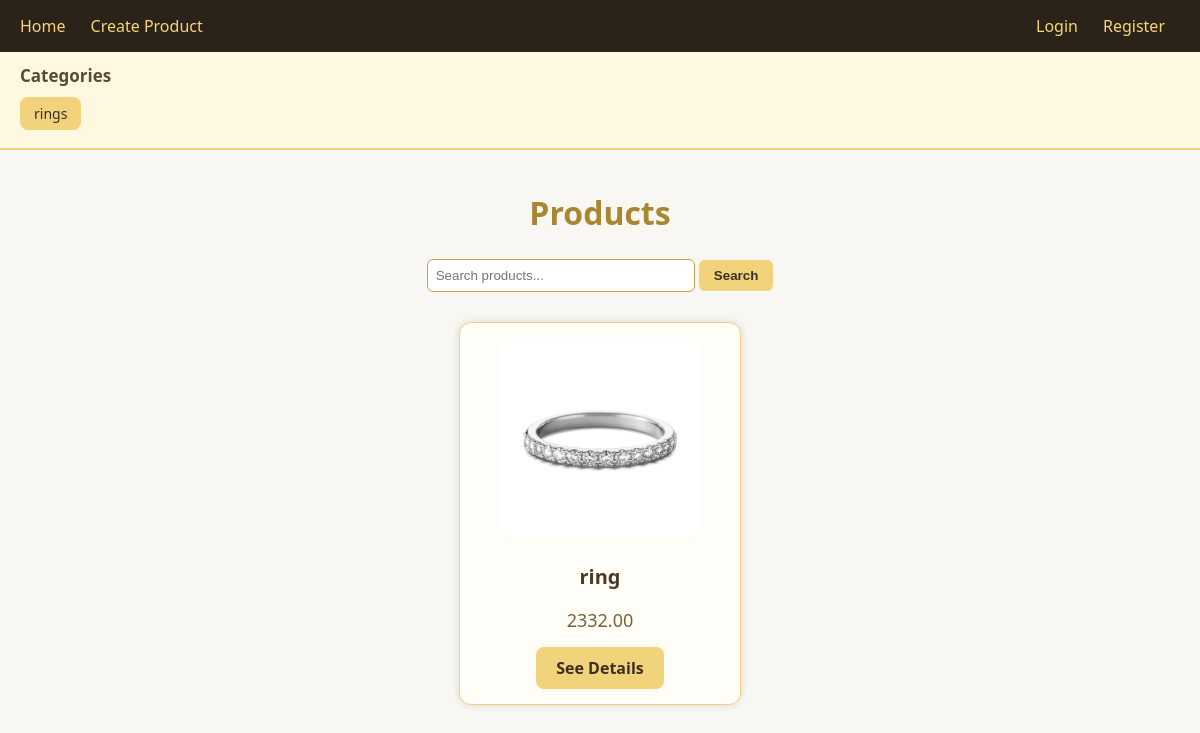
Before: / with the older database file.
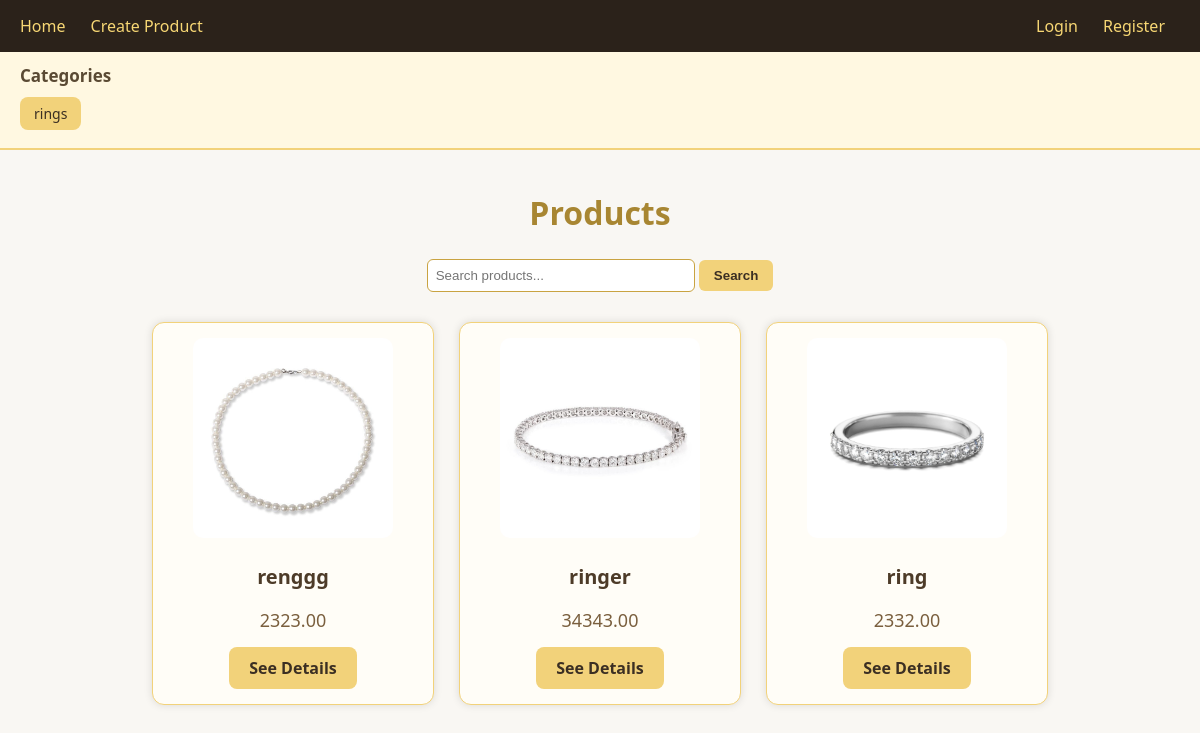
After: the same page with the newer database file.
### products/models.py (models this page shows, shortened)
class Category(models.Model):
    name = models.CharField(max_length=100, unique=True)

class Product(models.Model):
    category = models.ForeignKey(Category, on_delete=models.CASCADE, related_name="products")
    name = models.CharField(max_length=150)
    price = models.DecimalField(max_digits=10, decimal_places=2)
    description = models.TextField(blank=True, null=True)
    image = models.ImageField(upload_to="media/", blank=True, null=True)
    created_at = models.DateTimeField(auto_now_add=True)
    updated_at = models.DateTimeField(auto_now=True)
    quantity = models.IntegerField(default=0)
    owner=models.ForeignKey(settings.AUTH_USER_MODEL,on_delete=models.CASCADE,related_name='products',blank=True,null=True)
    metal = models.CharField(max_length=30)

### products/views.py (the view)
# urls.py: path('', Home.as_view(), name='home'),
class Home(View):
    def get(self, request):
        q = request.GET.get('q')
        if q:
            products = Product.objects.filter(
                Q(name__icontains=q) | Q(price__icontains=q) | Q(metal__icontains=q)
            )
            if len(products) == 0:
                products = Product.objects.all().order_by('-id')
        else:
            products = Product.objects.all().order_by('-id')
        categories = Category.objects.all()
        return render(request,
            template_name='list_products.html',
            context={'products': products,
            'categories': categories}
        )

### templates/list_products.html (shortened to what this page needs)
{% extends 'base.html' %}
{% block content %}
<h1 style="color:#a88632; text-align:center; margin-bottom:25px;">
    Products
</h1>
<form method="get" style="text-align:center; margin-bottom:30px;">
    <input
        type="text"
        name="q"
        placeholder="Search products..."
        value="{{ query|default:'' }}"
        style="
            padding:8px;
            width:250px;
            border-radius:6px;
            border:1px solid #c9a341;
        "
    >
    <button
        type="submit"
        style="
            padding:8px 15px;
            border:none;
            background:#f2d27a;
            color:#3b2f23;
            border-radius:6px;
            cursor:pointer;
            font-weight:600;
        "
    >
        Search
    </button>
</form>
<div style="
    display:flex;
    flex-wrap:wrap;
    gap:25px;
    justify-content:center;
">
{% if products %}
    {% for p in products %}
        <div style="
            width:250px;
            border:1px solid #f2d27a;
            padding:15px;
            background:#fffdf7;
            border-radius:12px;
            box-shadow:0 0 8px rgba(0,0,0,0.12);
            text-align:center;
        ">
            {% if p.image %}
                <img
                    src="{{ p.image.url }}"
                    alt="{{ p.name }}"
                    style="
                        max-width:200px;
                        max-height:200px;
                        border-radius:10px;
                        margin-bottom:10px;
                    "
                >
            {% endif %}
            <h3 style="
                margin:10px 0;
                color:#4d3b28;
                font-size:20px;
            ">
                {{ p.name }}
            </h3>
            <p style="
                font-size:18px;
                color:#7a5f3e;
                margin-bottom:15px;
            ">
                {{ p.price }}
            </p>
            <a
                href="{% url 'detail' p.pk %}"
                style="
                    display:inline-block;
                    background:#f2d27a;
                    color:#3b2f23;
                    padding:10px 20px;
                    border-radius:8px;
                    text-decoration:none;
                    font-weight:600;
                    transition:0.2s;
                "
                onmouseover="this.style.background='#e3be62'"
                onmouseout="this.style.background='#f2d27a'"
            >
                See Details
            </a>
        </div>
    {% endfor %}
{% else %}
    <p style="text-align:center; color:#5a4a33;">
        No products found.
    </p>
{% endif %}
</div>
{% endblock %}

### templates/base.html (shortened to what this page needs)
{% load static %}
<!DOCTYPE html>
<html lang="en">
<head>
</head>
<body>
<header>
    <div class="header-buttons">
        <a href="{% url 'home' %}">Home</a>
        <a href="{% url 'product_create' %}">Create Product</a>
    </div>
    <div class="header-buttons">
        {% if user.is_authenticated %}
            <a href="{% url 'user:profile' %}">👤 Profile</a>
            <a href="{% url 'user:update-profile' %}">✏️ Edit Profile</a>
            <a href="{% url 'user:logout' %}">Logout</a>
        {% else %}
            <a href="{% url 'user:login' %}">Login</a>
            <a href="{% url 'user:regis' %}">Register</a>
        {% endif %}
    </div>
</header>
<nav>
    <h3>Categories</h3>
    {% for c in categories %}
        <a href="{% url 'category_detail' c.pk %}">{{ c.name }}</a>
    {% empty %}
        <p>No categories available.</p>
    {% endfor %}
</nav>
<main>
    {% block content %}
    {% endblock %}
</main>
</body>
</html>

Changed rows visible on the page:
added Product: image (picture), name "renggg", price "2323.00"
added Product: image (picture), name "ringer", price "34343.00"
